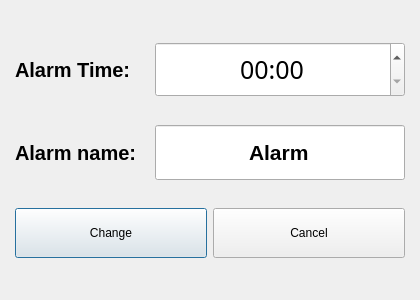
<?xml version="1.0" encoding="UTF-8"?>
<ui version="4.0">
 <class>ChangeAlarmDialog</class>
 <widget class="QDialog" name="ChangeAlarmDialog">
  <property name="geometry">
   <rect>
    <x>0</x>
    <y>0</y>
    <width>420</width>
    <height>300</height>
   </rect>
  </property>
  <property name="minimumSize">
   <size>
    <width>420</width>
    <height>300</height>
   </size>
  </property>
  <property name="maximumSize">
   <size>
    <width>420</width>
    <height>300</height>
   </size>
  </property>
  <property name="windowTitle">
   <string>Dialog</string>
  </property>
  <layout class="QGridLayout" name="gridLayout_2">
   <item row="0" column="0">
    <widget class="QWidget" name="DialogGrid" native="true">
     <property name="styleSheet">
      <string notr="true"/>
     </property>
     <layout class="QGridLayout" name="gridLayout">
      <property name="leftMargin">
       <number>4</number>
      </property>
      <property name="rightMargin">
       <number>4</number>
      </property>
      <item row="0" column="0">
       <layout class="QHBoxLayout" name="horizontalLayout_2">
        <item>
         <widget class="QLabel" name="label">
          <property name="font">
           <font>
            <pointsize>15</pointsize>
            <weight>75</weight>
            <italic>false</italic>
            <bold>true</bold>
           </font>
          </property>
          <property name="text">
           <string>Alarm Time:</string>
          </property>
         </widget>
        </item>
        <item>
         <widget class="QTimeEdit" name="time">
          <property name="minimumSize">
           <size>
            <width>250</width>
            <height>55</height>
           </size>
          </property>
          <property name="maximumSize">
           <size>
            <width>250</width>
            <height>55</height>
           </size>
          </property>
          <property name="font">
           <font>
            <family>12</family>
            <pointsize>19</pointsize>
            <weight>50</weight>
            <italic>false</italic>
            <bold>false</bold>
           </font>
          </property>
          <property name="focusPolicy">
           <enum>Qt::StrongFocus</enum>
          </property>
          <property name="wrapping">
           <bool>false</bool>
          </property>
          <property name="alignment">
           <set>Qt::AlignCenter</set>
          </property>
          <property name="accelerated">
           <bool>false</bool>
          </property>
          <property name="displayFormat">
           <string>HH:mm</string>
          </property>
         </widget>
        </item>
       </layout>
      </item>
      <item row="1" column="0">
       <layout class="QHBoxLayout" name="horizontalLayout_3">
        <item>
         <widget class="QLabel" name="label_2">
          <property name="font">
           <font>
            <pointsize>15</pointsize>
            <weight>75</weight>
            <italic>false</italic>
            <bold>true</bold>
           </font>
          </property>
          <property name="text">
           <string>Alarm name:</string>
          </property>
         </widget>
        </item>
        <item>
         <widget class="QLineEdit" name="alarmName">
          <property name="minimumSize">
           <size>
            <width>250</width>
            <height>55</height>
           </size>
          </property>
          <property name="maximumSize">
           <size>
            <width>250</width>
            <height>55</height>
           </size>
          </property>
          <property name="font">
           <font>
            <pointsize>16</pointsize>
            <weight>75</weight>
            <bold>true</bold>
           </font>
          </property>
          <property name="text">
           <string>Alarm</string>
          </property>
          <property name="maxLength">
           <number>25</number>
          </property>
          <property name="alignment">
           <set>Qt::AlignCenter</set>
          </property>
         </widget>
        </item>
       </layout>
      </item>
      <item row="2" column="0">
       <layout class="QHBoxLayout" name="horizontalLayout">
        <item>
         <widget class="QPushButton" name="changeButton">
          <property name="minimumSize">
           <size>
            <width>0</width>
            <height>50</height>
           </size>
          </property>
          <property name="maximumSize">
           <size>
            <width>16777215</width>
            <height>50</height>
           </size>
          </property>
          <property name="text">
           <string>Change</string>
          </property>
         </widget>
        </item>
        <item>
         <widget class="QPushButton" name="cancelButton">
          <property name="minimumSize">
           <size>
            <width>0</width>
            <height>50</height>
           </size>
          </property>
          <property name="maximumSize">
           <size>
            <width>16777215</width>
            <height>50</height>
           </size>
          </property>
          <property name="text">
           <string>Cancel</string>
          </property>
         </widget>
        </item>
       </layout>
      </item>
     </layout>
    </widget>
   </item>
  </layout>
 </widget>
 <resources/>
 <connections/>
</ui>
